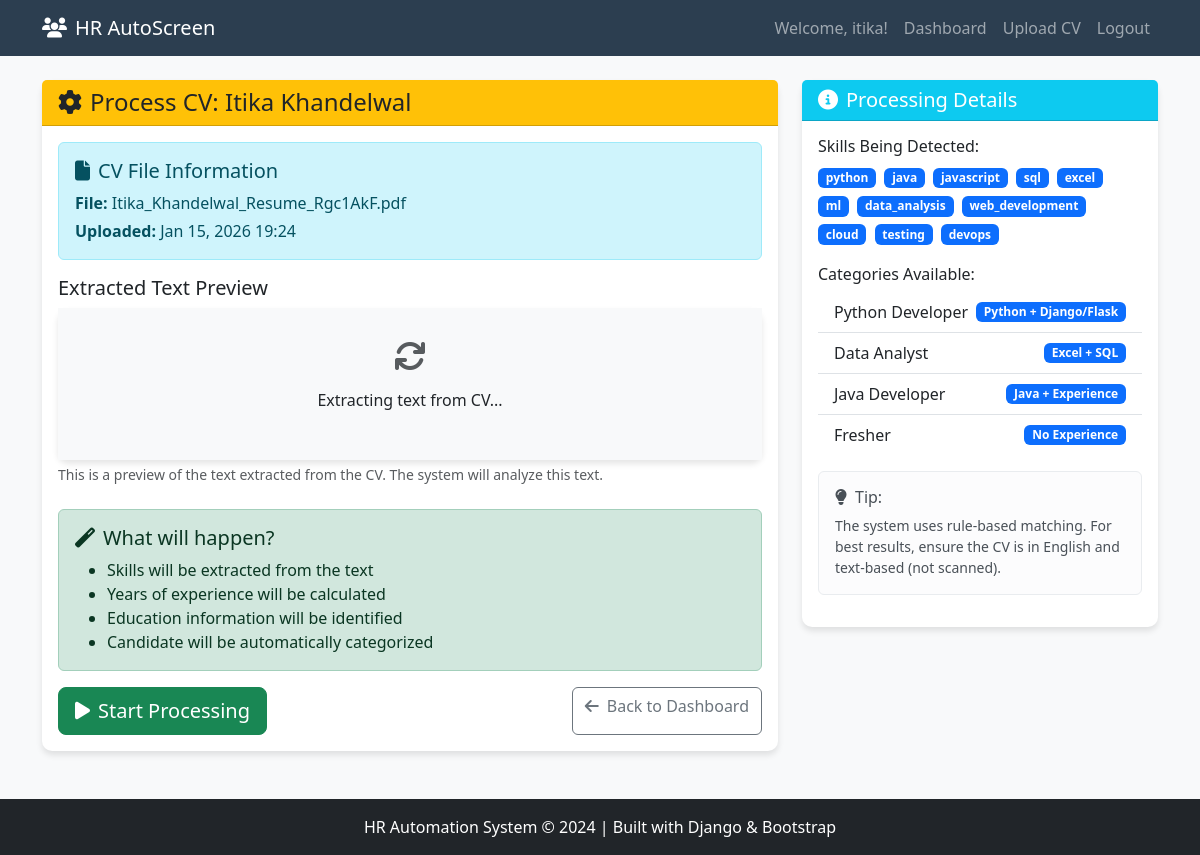
The app's page /process/2/ (signed in) with its own data.
### hr_app/models.py (models this page shows, shortened)
class Candidate(models.Model):
    name = models.CharField(max_length=200)
    email = models.EmailField(blank=True, null=True)
    phone = models.CharField(max_length=20, blank=True, null=True)
    cv_file = models.FileField(upload_to='cvs/')
    uploaded_at = models.DateTimeField(auto_now_add=True)
    uploaded_by = models.ForeignKey(
        User,
        on_delete=models.SET_NULL,
        null=True,
        related_name='uploaded_candidates'
    )
    raw_text = models.TextField(blank=True, help_text="Extracted text from CV")
    skills = models.TextField(blank=True, help_text="Comma-separated skills")
    experience_years = models.FloatField(default=0)
    education = models.TextField(blank=True)
    category = models.ForeignKey(
        Category,
        on_delete=models.SET_NULL,
        null=True,
        blank=True
    )
    is_processed = models.BooleanField(default=False)
    created_at = models.DateTimeField(auto_now_add=True)
    updated_at = models.DateTimeField(auto_now=True)
    class Meta:
        ordering = ['-uploaded_at']  # Newest candidates first
    def get_filename(self):
        return os.path.basename(self.cv_file.name)

### hr_app/views.py (the view, shortened to what this page needs)
# urls.py: path('process/<int:candidate_id>/', views.process_cv, name='process_cv'),
@login_required
def process_cv(request, candidate_id):
    candidate = get_object_or_404(Candidate, id=candidate_id)
    skill_keywords = CVAnalyzer.SKILL_KEYWORDS
    context = {
        'candidate': candidate,
        'skill_keywords': skill_keywords,
    }
    return render(request, 'hr_app/process_cv.html', context)

### templates/hr_app/process_cv.html (shortened to what this page needs)
{% extends 'base.html' %}
{% block content %}
<div class="row">
    <div class="col-md-8">
        <div class="card">
            <div class="card-header bg-warning text-dark">
                <h4 class="mb-0">
                    <i class="fas fa-cog me-2"></i>Process CV: {{ candidate.name }}
                </h4>
            </div>
            <div class="card-body">
                <div class="alert alert-info">
                    <h5><i class="fas fa-file me-2"></i>CV File Information</h5>
                    <p class="mb-1"><strong>File:</strong> {{ candidate.get_filename }}</p>
                    <p class="mb-0"><strong>Uploaded:</strong> {{ candidate.uploaded_at|date:"M d, Y H:i" }}</p>
                </div>
                <div class="mb-4">
                    <h5>Extracted Text Preview</h5>
                    <div class="card">
                        <div class="card-body bg-light">
                            {% if preview_text %}
                                <pre class="mb-0" style="white-space: pre-wrap; max-height: 300px; overflow-y: auto;">{{ preview_text }}</pre>
                            {% elif preview_error %}
                                <div class="alert alert-danger">
                                    <i class="fas fa-exclamation-triangle me-2"></i>
                                    Error extracting text: {{ preview_error }}
                                </div>
                                <p class="text-muted">Try uploading a text-based PDF or DOCX file.</p>
                            {% else %}
                                <div class="text-center py-3">
                                    <i class="fas fa-sync fa-spin fa-2x text-muted mb-3"></i>
                                    <p>Extracting text from CV...</p>
                                </div>
                            {% endif %}
                        </div>
                    </div>
                    <div class="form-text">
                        This is a preview of the text extracted from the CV. The system will analyze this text.
                    </div>
                </div>
                <form method="POST">
                    <div class="alert alert-success">
                        <h5><i class="fas fa-magic me-2"></i>What will happen?</h5>
                        <ul class="mb-0">
                            <li>Skills will be extracted from the text</li>
                            <li>Years of experience will be calculated</li>
                            <li>Education information will be identified</li>
                            <li>Candidate will be automatically categorized</li>
                        </ul>
                    </div>
                    <div class="d-grid gap-2 d-md-flex justify-content-md-between">
                        <button type="submit" class="btn btn-success btn-lg">
                            <i class="fas fa-play me-2"></i>Start Processing
                        </button>
                        <a href="{% url 'dashboard' %}" class="btn btn-outline-secondary">
                            <i class="fas fa-arrow-left me-2"></i>Back to Dashboard
                        </a>
                    </div>
                </form>
            </div>
        </div>
    </div>
    <div class="col-md-4">
        <div class="card">
            <div class="card-header bg-info text-white">
                <h5 class="mb-0"><i class="fas fa-info-circle me-2"></i>Processing Details</h5>
            </div>
            <div class="card-body">
                <h6>Skills Being Detected:</h6>
                <div class="mb-3">
                    {% for skill, variations in skill_keywords.items %}
                        <span class="badge bg-primary me-1 mb-1">{{ skill }}</span>
                    {% endfor %}
                </div>
                <h6>Categories Available:</h6>
                <ul class="list-group list-group-flush mb-3">
                    <li class="list-group-item d-flex justify-content-between align-items-center">
                        Python Developer
                        <span class="badge bg-primary">Python + Django/Flask</span>
                    </li>
                    <li class="list-group-item d-flex justify-content-between align-items-center">
                        Data Analyst
                        <span class="badge bg-primary">Excel + SQL</span>
                    </li>
                    <li class="list-group-item d-flex justify-content-between align-items-center">
                        Java Developer
                        <span class="badge bg-primary">Java + Experience</span>
                    </li>
                    <li class="list-group-item d-flex justify-content-between align-items-center">
                        Fresher
                        <span class="badge bg-primary">No Experience</span>
                    </li>
                </ul>
                <div class="alert alert-light">
                    <h6><i class="fas fa-lightbulb me-2"></i>Tip:</h6>
                    <p class="small mb-0">
                        The system uses rule-based matching. For best results, ensure the CV is in English and text-based (not scanned).
                    </p>
                </div>
            </div>
        </div>
    </div>
</div>
{% endblock %}

### templates/base.html (shortened to what this page needs)
<!DOCTYPE html>
<html lang="en">
<head>
    <link href="https://cdn.jsdelivr.net/npm/bootstrap@5.3.0/dist/css/bootstrap.min.css" rel="stylesheet">
    <link rel="stylesheet" href="https://cdnjs.cloudflare.com/ajax/libs/font-awesome/6.4.0/css/all.min.css">
    <link rel="stylesheet" href="/static/css/style.css">
</head>
<body>
    <nav class="navbar navbar-expand-lg navbar-dark">
        <div class="container">
            <a class="navbar-brand" href="{% url 'home' %}">
                <i class="fas fa-users me-2"></i>HR AutoScreen
            </a>
            <div class="collapse navbar-collapse">
                <ul class="navbar-nav ms-auto">
                    {% if user.is_authenticated %}
                        <li class="nav-item">
                            <span class="nav-link">Welcome, {{ user.username }}!</span>
                        </li>
                        <li class="nav-item">
                            <a class="nav-link" href="{% url 'dashboard' %}">Dashboard</a>
                        </li>
                        <li class="nav-item">
                            <a class="nav-link" href="{% url 'upload_cv' %}">Upload CV</a>
                        </li>
                        <li class="nav-item">
                            <form method="post" action="{% url 'logout' %}" class="d-inline">
                                <button type="submit" class="btn btn-link nav-link">Logout</button>
                            </form>
                        </li>
                    {% else %}
                        <li class="nav-item">
                            <a class="nav-link" href="{% url 'login' %}">Login</a>
                        </li>
                    {% endif %}
                </ul>
            </div>
        </div>
    </nav>
    <main class="container my-4">
        {% block content %}
        {% endblock %}
    </main>
    <footer class="bg-dark text-white text-center py-3 mt-5">
        <div class="container">
            <p class="mb-0">HR Automation System &copy; 2024 | Built with Django & Bootstrap</p>
        </div>
    </footer>
</body>
</html>

### static/css/style.css (style rules this page uses)
.card { transition: all 0.3s ease; border: 1px solid #e0e0e0; }

### templates/base.html (style rules this page uses)
:root { --primary-color: #2c3e50; --secondary-color: #3498db; --accent-color: #e74c3c; --light-bg: #f8f9fa; }
body { font-family: 'Segoe UI', Tahoma, Geneva, Verdana, sans-serif; background-color: var(--light-bg); }
.navbar { background-color: var(--primary-color) !important; }
.card { border: none; border-radius: 10px; box-shadow: 0 4px 6px rgba(0,0,0,0.1); transition: transform 0.3s; }

### records on screen
Candidate: name "Itika Khandelwal", get_filename "Itika_Khandelwal_Resume_Rgc1AkF.pdf", uploaded_at "Jan 15, 2026 19:24"

### other values on screen
{{ user.username }} "itika"
{{ skill }} "python" "java" "javascript" "sql" "excel" "ml" "data_analysis" "web_development" "cloud" "testing" "devops"
